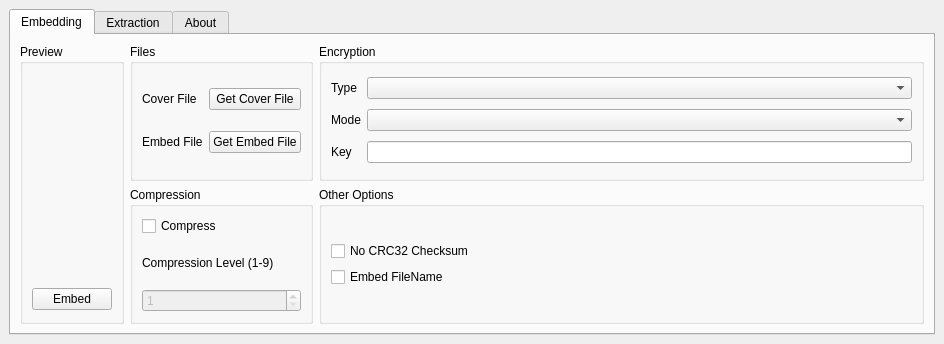
<?xml version="1.0" encoding="UTF-8"?>
<ui version="4.0">
 <class>Stegy</class>
 <widget class="QMainWindow" name="Stegy">
  <property name="enabled">
   <bool>true</bool>
  </property>
  <property name="geometry">
   <rect>
    <x>0</x>
    <y>0</y>
    <width>944</width>
    <height>344</height>
   </rect>
  </property>
  <property name="windowTitle">
   <string>Stegy</string>
  </property>
  <widget class="QWidget" name="centralwidget">
   <layout class="QHBoxLayout" name="horizontalLayout">
    <item>
     <widget class="QTabWidget" name="tabWidget">
      <property name="enabled">
       <bool>true</bool>
      </property>
      <property name="currentIndex">
       <number>0</number>
      </property>
      <widget class="QWidget" name="tab">
       <attribute name="icon">
        <iconset>
         <normaloff>images/embed.png</normaloff>images/embed.png</iconset>
       </attribute>
       <attribute name="title">
        <string>Embedding</string>
       </attribute>
       <layout class="QHBoxLayout" name="horizontalLayout_8">
        <item>
         <widget class="QGroupBox" name="groupBox_6">
          <property name="title">
           <string>Preview</string>
          </property>
          <layout class="QVBoxLayout" name="verticalLayout_7">
           <item>
            <widget class="QLabel" name="cover_label">
             <property name="sizePolicy">
              <sizepolicy hsizetype="Fixed" vsizetype="Fixed">
               <horstretch>0</horstretch>
               <verstretch>0</verstretch>
              </sizepolicy>
             </property>
             <property name="maximumSize">
              <size>
               <width>205</width>
               <height>205</height>
              </size>
             </property>
             <property name="text">
              <string/>
             </property>
             <property name="pixmap">
              <pixmap>images/bg.jpg</pixmap>
             </property>
             <property name="scaledContents">
              <bool>true</bool>
             </property>
            </widget>
           </item>
           <item>
            <widget class="QPushButton" name="embed_pushButton">
             <property name="text">
              <string>Embed</string>
             </property>
            </widget>
           </item>
          </layout>
         </widget>
        </item>
        <item>
         <layout class="QHBoxLayout" name="horizontalLayout_6">
          <item>
           <layout class="QVBoxLayout" name="verticalLayout_4">
            <item>
             <widget class="QGroupBox" name="groupBox">
              <property name="title">
               <string>Files</string>
              </property>
              <layout class="QHBoxLayout" name="horizontalLayout_4">
               <item>
                <layout class="QGridLayout" name="gridLayout">
                 <item row="0" column="0">
                  <widget class="QLabel" name="label">
                   <property name="text">
                    <string>Cover File</string>
                   </property>
                  </widget>
                 </item>
                 <item row="0" column="2">
                  <widget class="QPushButton" name="coverFileButton">
                   <property name="text">
                    <string>Get Cover File</string>
                   </property>
                  </widget>
                 </item>
                 <item row="1" column="0">
                  <widget class="QLabel" name="label_2">
                   <property name="text">
                    <string>Embed File</string>
                   </property>
                  </widget>
                 </item>
                 <item row="1" column="2">
                  <widget class="QPushButton" name="EmbedFileButton">
                   <property name="text">
                    <string>Get Embed File</string>
                   </property>
                  </widget>
                 </item>
                </layout>
               </item>
              </layout>
             </widget>
            </item>
            <item>
             <widget class="QGroupBox" name="groupBox_3">
              <property name="title">
               <string>Compression</string>
              </property>
              <layout class="QHBoxLayout" name="horizontalLayout_3">
               <item>
                <layout class="QVBoxLayout" name="verticalLayout">
                 <item>
                  <widget class="QCheckBox" name="compress_checkBox">
                   <property name="text">
                    <string>Compress</string>
                   </property>
                  </widget>
                 </item>
                 <item>
                  <widget class="QLabel" name="label_3">
                   <property name="text">
                    <string>Compression Level (1-9)</string>
                   </property>
                  </widget>
                 </item>
                 <item>
                  <widget class="QSpinBox" name="complevelspinBox">
                   <property name="enabled">
                    <bool>false</bool>
                   </property>
                   <property name="minimum">
                    <number>1</number>
                   </property>
                   <property name="maximum">
                    <number>9</number>
                   </property>
                  </widget>
                 </item>
                </layout>
               </item>
              </layout>
             </widget>
            </item>
           </layout>
          </item>
          <item>
           <layout class="QVBoxLayout" name="verticalLayout_5">
            <item>
             <widget class="QGroupBox" name="groupBox_2">
              <property name="title">
               <string>Encryption</string>
              </property>
              <layout class="QHBoxLayout" name="horizontalLayout_2">
               <item>
                <layout class="QGridLayout" name="gridLayout_2">
                 <item row="0" column="0">
                  <widget class="QLabel" name="label_4">
                   <property name="text">
                    <string>Type</string>
                   </property>
                  </widget>
                 </item>
                 <item row="0" column="1">
                  <widget class="QComboBox" name="algo_comboBox"/>
                 </item>
                 <item row="1" column="0">
                  <widget class="QLabel" name="label_5">
                   <property name="text">
                    <string>Mode</string>
                   </property>
                  </widget>
                 </item>
                 <item row="2" column="0">
                  <widget class="QLabel" name="label_6">
                   <property name="text">
                    <string>Key</string>
                   </property>
                  </widget>
                 </item>
                 <item row="2" column="1">
                  <widget class="QLineEdit" name="pass_lineEdit"/>
                 </item>
                 <item row="1" column="1">
                  <widget class="QComboBox" name="mode_comboBox"/>
                 </item>
                </layout>
               </item>
              </layout>
             </widget>
            </item>
            <item>
             <widget class="QGroupBox" name="groupBox_4">
              <property name="title">
               <string>Other Options</string>
              </property>
              <layout class="QVBoxLayout" name="verticalLayout_3">
               <item>
                <layout class="QVBoxLayout" name="verticalLayout_2">
                 <item>
                  <widget class="QCheckBox" name="nocrc32_checkBox">
                   <property name="text">
                    <string>No CRC32 Checksum</string>
                   </property>
                  </widget>
                 </item>
                 <item>
                  <widget class="QCheckBox" name="efn_checkBox">
                   <property name="text">
                    <string>Embed FileName</string>
                   </property>
                  </widget>
                 </item>
                </layout>
               </item>
              </layout>
             </widget>
            </item>
           </layout>
          </item>
         </layout>
        </item>
       </layout>
      </widget>
      <widget class="QWidget" name="tab_2">
       <attribute name="icon">
        <iconset>
         <normaloff>images/extract.png</normaloff>images/extract.png</iconset>
       </attribute>
       <attribute name="title">
        <string>Extraction</string>
       </attribute>
       <layout class="QHBoxLayout" name="horizontalLayout_5">
        <item>
         <widget class="QGroupBox" name="groupBox_5">
          <property name="maximumSize">
           <size>
            <width>789</width>
            <height>290</height>
           </size>
          </property>
          <property name="title">
           <string>Files</string>
          </property>
          <layout class="QHBoxLayout" name="horizontalLayout_9">
           <item>
            <layout class="QGridLayout" name="gridLayout_5">
             <property name="sizeConstraint">
              <enum>QLayout::SetDefaultConstraint</enum>
             </property>
             <item row="0" column="0">
              <widget class="QLabel" name="label_7">
               <property name="text">
                <string>Stego File</string>
               </property>
              </widget>
             </item>
             <item row="0" column="1">
              <widget class="QLineEdit" name="est_lineEdit"/>
             </item>
             <item row="0" column="2">
              <widget class="QPushButton" name="stegoFileButton">
               <property name="text">
                <string>Open</string>
               </property>
              </widget>
             </item>
             <item row="1" column="0">
              <widget class="QLabel" name="label_9">
               <property name="text">
                <string>Output File</string>
               </property>
              </widget>
             </item>
             <item row="1" column="1">
              <widget class="QLineEdit" name="of_lineEdit">
               <property name="enabled">
                <bool>false</bool>
               </property>
              </widget>
             </item>
             <item row="1" column="2">
              <widget class="QCheckBox" name="uon_checkBox">
               <property name="text">
                <string>Use Original Name</string>
               </property>
               <property name="checked">
                <bool>true</bool>
               </property>
              </widget>
             </item>
             <item row="2" column="1" colspan="2">
              <widget class="QLineEdit" name="key_lineEdit"/>
             </item>
             <item row="2" column="0">
              <widget class="QLabel" name="label_8">
               <property name="text">
                <string>Key</string>
               </property>
              </widget>
             </item>
             <item row="4" column="2">
              <widget class="QPushButton" name="extract_pushButton">
               <property name="text">
                <string>Extract</string>
               </property>
              </widget>
             </item>
             <item row="4" column="0" colspan="2">
              <spacer name="horizontalSpacer">
               <property name="orientation">
                <enum>Qt::Horizontal</enum>
               </property>
               <property name="sizeHint" stdset="0">
                <size>
                 <width>40</width>
                 <height>20</height>
                </size>
               </property>
              </spacer>
             </item>
             <item row="3" column="0" colspan="3">
              <spacer name="verticalSpacer">
               <property name="orientation">
                <enum>Qt::Vertical</enum>
               </property>
               <property name="sizeHint" stdset="0">
                <size>
                 <width>20</width>
                 <height>40</height>
                </size>
               </property>
              </spacer>
             </item>
            </layout>
           </item>
          </layout>
         </widget>
        </item>
       </layout>
      </widget>
      <widget class="QWidget" name="tab_3">
       <attribute name="icon">
        <iconset>
         <normaloff>images/about.png</normaloff>images/about.png</iconset>
       </attribute>
       <attribute name="title">
        <string>About</string>
       </attribute>
       <layout class="QHBoxLayout" name="horizontalLayout_7">
        <item>
         <widget class="QTextEdit" name="textEdit">
          <property name="enabled">
           <bool>true</bool>
          </property>
          <property name="focusPolicy">
           <enum>Qt::NoFocus</enum>
          </property>
          <property name="html">
           <string>&lt;!DOCTYPE HTML PUBLIC &quot;-//W3C//DTD HTML 4.0//EN&quot; &quot;http://www.w3.org/TR/REC-html40/strict.dtd&quot;&gt;
&lt;html&gt;&lt;head&gt;&lt;meta name=&quot;qrichtext&quot; content=&quot;1&quot; /&gt;&lt;style type=&quot;text/css&quot;&gt;
p, li { white-space: pre-wrap; }
&lt;/style&gt;&lt;/head&gt;&lt;body style=&quot; font-family:'Ubuntu'; font-size:11pt; font-weight:400; font-style:normal;&quot;&gt;
&lt;p style=&quot; margin-top:0px; margin-bottom:0px; margin-left:0px; margin-right:0px; -qt-block-indent:0; text-indent:0px;&quot;&gt;&lt;span style=&quot; font-weight:600;&quot;&gt;Stegy &lt;/span&gt;&lt;/p&gt;
&lt;p style=&quot; margin-top:12px; margin-bottom:12px; margin-left:0px; margin-right:0px; -qt-block-indent:0; text-indent:0px;&quot;&gt;This application is a frontend to the command line tool steghide. This application is written using pure Ruby using Qt Framework. &lt;/p&gt;
&lt;p style=&quot; margin-top:12px; margin-bottom:12px; margin-left:0px; margin-right:0px; -qt-block-indent:0; text-indent:0px;&quot;&gt;Programming: Sibi&lt;/p&gt;&lt;/body&gt;&lt;/html&gt;</string>
          </property>
          <property name="textInteractionFlags">
           <set>Qt::TextSelectableByKeyboard|Qt::TextSelectableByMouse</set>
          </property>
         </widget>
        </item>
       </layout>
      </widget>
     </widget>
    </item>
   </layout>
  </widget>
 </widget>
 <resources/>
 <connections>
  <connection>
   <sender>compress_checkBox</sender>
   <signal>clicked(bool)</signal>
   <receiver>complevelspinBox</receiver>
   <slot>setEnabled(bool)</slot>
   <hints>
    <hint type="sourcelabel">
     <x>411</x>
     <y>231</y>
    </hint>
    <hint type="destinationlabel">
     <x>431</x>
     <y>289</y>
    </hint>
   </hints>
  </connection>
  <connection>
   <sender>coverFileButton</sender>
   <signal>clicked()</signal>
   <receiver>Stegy</receiver>
   <slot>getCoverFile()</slot>
   <hints>
    <hint type="sourcelabel">
     <x>404</x>
     <y>97</y>
    </hint>
    <hint type="destinationlabel">
     <x>463</x>
     <y>-6</y>
    </hint>
   </hints>
  </connection>
  <connection>
   <sender>EmbedFileButton</sender>
   <signal>clicked()</signal>
   <receiver>Stegy</receiver>
   <slot>getEmbedFile()</slot>
   <hints>
    <hint type="sourcelabel">
     <x>461</x>
     <y>147</y>
    </hint>
    <hint type="destinationlabel">
     <x>622</x>
     <y>4</y>
    </hint>
   </hints>
  </connection>
  <connection>
   <sender>algo_comboBox</sender>
   <signal>currentIndexChanged(QString)</signal>
   <receiver>Stegy</receiver>
   <slot>changeModeEntries()</slot>
   <hints>
    <hint type="sourcelabel">
     <x>680</x>
     <y>84</y>
    </hint>
    <hint type="destinationlabel">
     <x>748</x>
     <y>-2</y>
    </hint>
   </hints>
  </connection>
  <connection>
   <sender>stegoFileButton</sender>
   <signal>clicked()</signal>
   <receiver>Stegy</receiver>
   <slot>getStegoFile()</slot>
   <hints>
    <hint type="sourcelabel">
     <x>775</x>
     <y>88</y>
    </hint>
    <hint type="destinationlabel">
     <x>743</x>
     <y>-8</y>
    </hint>
   </hints>
  </connection>
  <connection>
   <sender>embed_pushButton</sender>
   <signal>clicked()</signal>
   <receiver>Stegy</receiver>
   <slot>embed()</slot>
   <hints>
    <hint type="sourcelabel">
     <x>125</x>
     <y>306</y>
    </hint>
    <hint type="destinationlabel">
     <x>326</x>
     <y>3</y>
    </hint>
   </hints>
  </connection>
  <connection>
   <sender>uon_checkBox</sender>
   <signal>clicked(bool)</signal>
   <receiver>of_lineEdit</receiver>
   <slot>setDisabled(bool)</slot>
   <hints>
    <hint type="sourcelabel">
     <x>712</x>
     <y>120</y>
    </hint>
    <hint type="destinationlabel">
     <x>676</x>
     <y>121</y>
    </hint>
   </hints>
  </connection>
  <connection>
   <sender>extract_pushButton</sender>
   <signal>clicked()</signal>
   <receiver>Stegy</receiver>
   <slot>extract()</slot>
   <hints>
    <hint type="sourcelabel">
     <x>754</x>
     <y>297</y>
    </hint>
    <hint type="destinationlabel">
     <x>602</x>
     <y>-4</y>
    </hint>
   </hints>
  </connection>
 </connections>
 <slots>
  <slot>getCoverFile()</slot>
  <slot>getEmbedFile()</slot>
  <slot>changeModeEntries()</slot>
  <slot>getStegoFile()</slot>
  <slot>embed()</slot>
  <slot>extract()</slot>
 </slots>
</ui>
